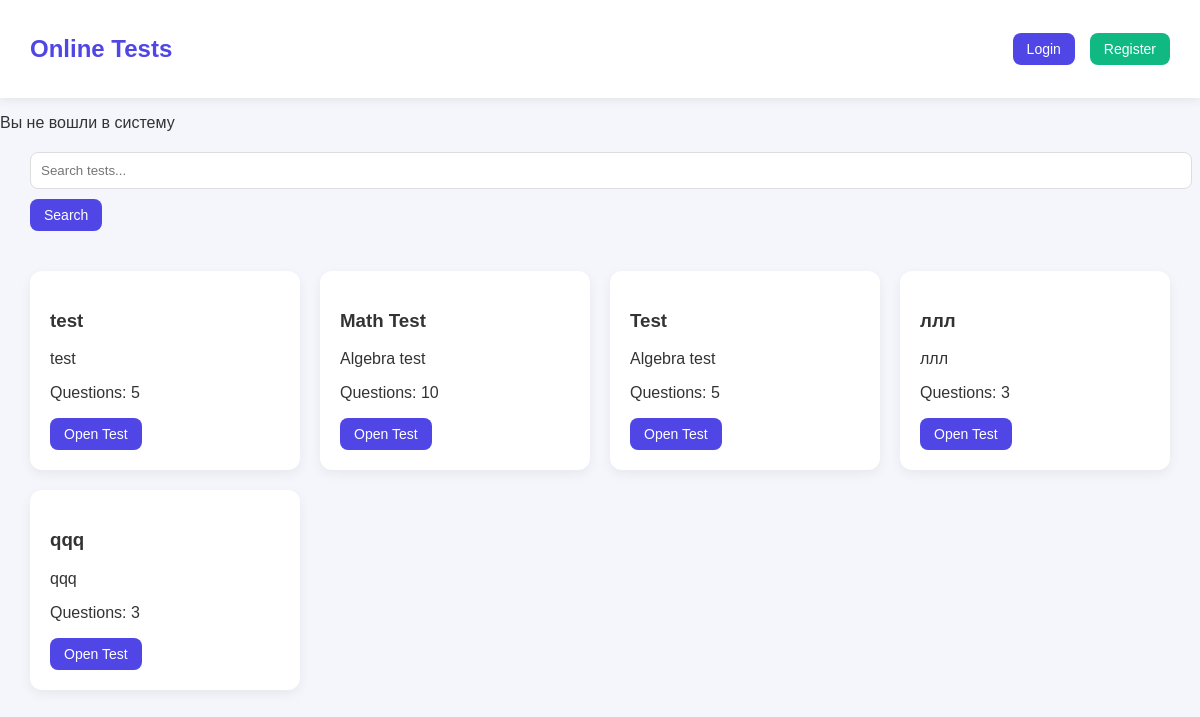
/tests/, run on an earlier commit of the app's database.
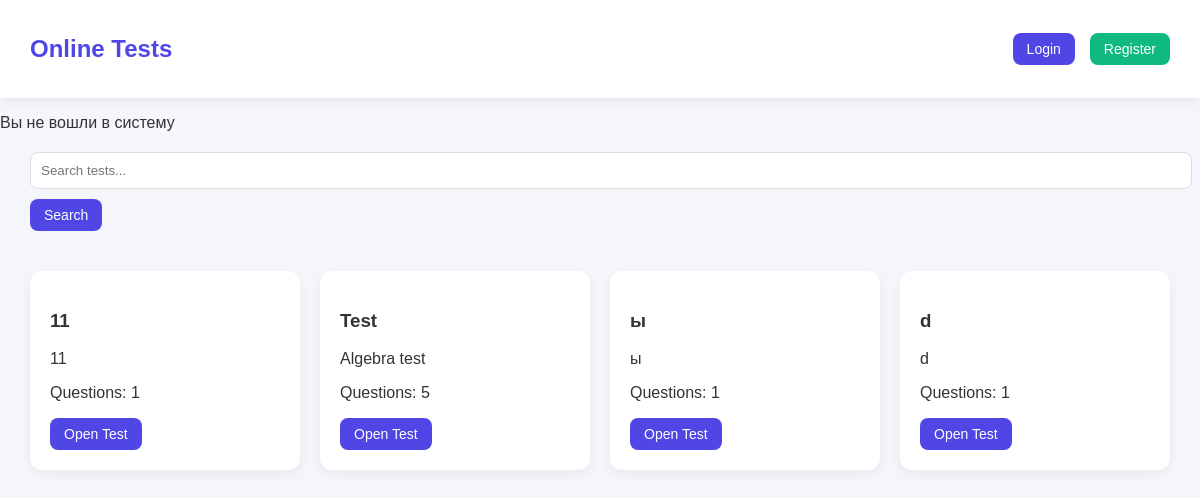
And on a later commit of the database.
### tests/models.py (models this page shows)
class Test(models.Model):
    title = models.CharField(max_length=200)
    description = models.TextField()
    pdf_file = models.FileField(upload_to="tests/")
    question_count = models.IntegerField()
    teacher = models.ForeignKey(User, on_delete=models.CASCADE)

### tests/views.py (the view)
# urls.py: 2. Add a URL to urlpatterns:  path('', views.home, name='home')
@csrf_exempt
def home(request):
    query = request.GET.get("q")
    if query:
        tests = Test.objects.filter(
            Q(title__icontains=query) |
            Q(description__icontains=query)
        )
    else:
        tests = Test.objects.all()
    role = None
    if request.user.is_authenticated:
        role = request.user.profile.role
    return render(request, "home.html", {
        "tests": tests,
        "role": role
    })

### templates/home.html
{% extends "base.html" %}
{% block content %}
{% if not user.is_authenticated %}
<p>Вы не вошли в систему</p>
{% endif %}
<div class="search-box">
<form method="GET">
<input type="text" name="q" placeholder="Search tests...">
<button type="submit">Search</button>
</form>
</div>
<div class="tests">
{% for test in tests %}
<div class="test-card">
<h3>{{ test.title }}</h3>
<p>{{ test.description }}</p>
<p>Questions: {{ test.question_count }}</p>
<a href="/test/{{test.id}}/">
<button>Open Test</button>
</a>
</div>
{% endfor %}
{% endblock %}

What changed in the data, as far as the page shows it:
removed Test: title "test", description "test", question_count "5"
removed Test: title "Math Test", description "Algebra test", question_count "10"
removed Test: title "ллл", description "ллл", question_count "3"
removed Test: title "qqq", description "qqq", question_count "3"
added Test: title "11", description "11", question_count "1"
added Test: title "ы", description "ы", question_count "1"
added Test: title "d", description "d", question_count "1"
